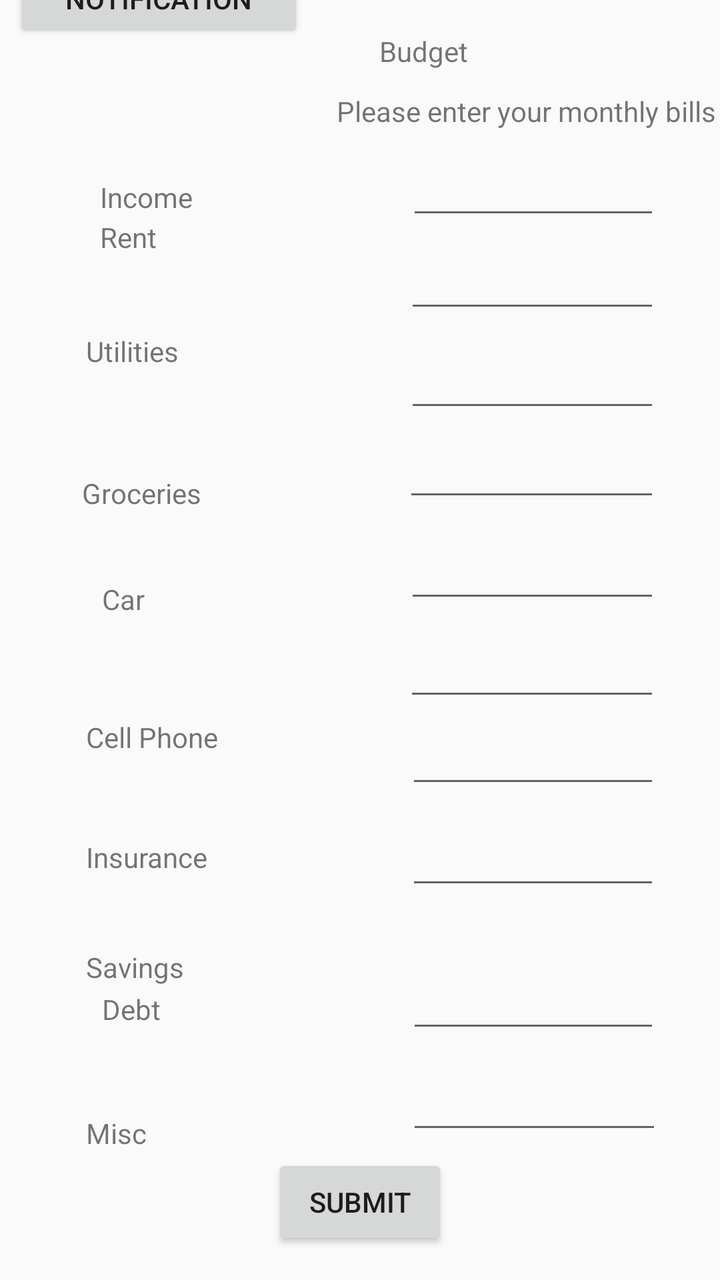
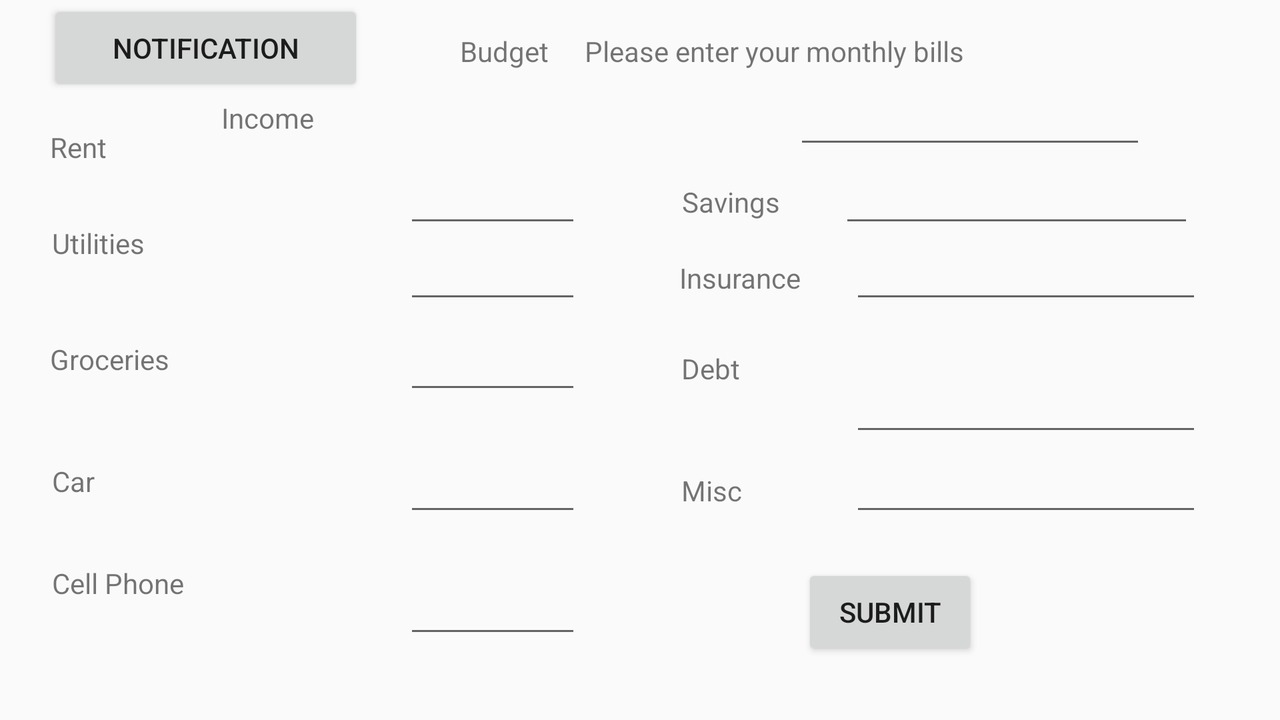

First picture: res/layout/ on a phone held upright. Second picture: the repository's own variant of that layout, on a device whose configuration matches the variant's folder. Source for both follows.
<!-- AndroidManifest.xml: application theme Theme.AppCompat.DayNight.DarkActionBar -->
<!-- res/layout/activity_main.xml -->
<?xml version="1.0" encoding="utf-8"?>
<androidx.constraintlayout.widget.ConstraintLayout xmlns:android="http://schemas.android.com/apk/res/android"
    xmlns:app="http://schemas.android.com/apk/res-auto"
    xmlns:tools="http://schemas.android.com/tools"
    android:layout_width="match_parent"
    android:layout_height="match_parent"
    tools:context=".MainActivity">

    <EditText
        android:id="@+id/inputUtilities"
        android:layout_width="0dp"
        android:layout_height="0dp"
        android:layout_marginEnd="30dp"
        android:layout_marginBottom="12dp"
        android:ems="10"
        android:inputType="number"
        app:layout_constraintBottom_toTopOf="@+id/inputGroceries"
        app:layout_constraintEnd_toEndOf="parent"
        app:layout_constraintStart_toEndOf="@+id/textUtilities"
        app:layout_constraintTop_toBottomOf="@+id/inputRent" />

    <EditText
        android:id="@+id/inputGroceries"
        android:layout_width="0dp"
        android:layout_height="0dp"
        android:layout_marginEnd="30dp"
        android:layout_marginBottom="18dp"
        android:ems="10"
        android:inputType="number"
        app:layout_constraintBottom_toTopOf="@+id/inputCar"
        app:layout_constraintEnd_toEndOf="parent"
        app:layout_constraintStart_toEndOf="@+id/textGroceries"
        app:layout_constraintTop_toBottomOf="@+id/inputUtilities" />

    <EditText
        android:id="@+id/inputCar"
        android:layout_width="0dp"
        android:layout_height="0dp"
        android:layout_marginEnd="30dp"
        android:layout_marginBottom="16dp"
        android:ems="10"
        android:inputType="number"
        app:layout_constraintBottom_toTopOf="@+id/inputCellPhone"
        app:layout_constraintEnd_toEndOf="parent"
        app:layout_constraintStart_toEndOf="@+id/textCar"
        app:layout_constraintTop_toBottomOf="@+id/inputGroceries" />

    <EditText
        android:id="@+id/inputCellPhone"
        android:layout_width="0dp"
        android:layout_height="0dp"
        android:layout_marginEnd="30dp"
        android:layout_marginBottom="11dp"
        android:ems="10"
        android:inputType="number"
        app:layout_constraintBottom_toTopOf="@+id/inputInsurance"
        app:layout_constraintEnd_toEndOf="parent"
        app:layout_constraintStart_toEndOf="@+id/textCellPhone"
        app:layout_constraintTop_toBottomOf="@+id/inputCar" />

    <EditText
        android:id="@+id/inputInsurance"
        android:layout_width="0dp"
        android:layout_height="0dp"
        android:layout_marginEnd="30dp"
        android:layout_marginBottom="18dp"
        android:ems="10"
        android:inputType="number"
        app:layout_constraintBottom_toTopOf="@+id/inputSavings"
        app:layout_constraintEnd_toEndOf="parent"
        app:layout_constraintStart_toEndOf="@+id/textInsurance"
        app:layout_constraintTop_toBottomOf="@+id/inputCellPhone" />

    <EditText
        android:id="@+id/inputSavings"
        android:layout_width="0dp"
        android:layout_height="0dp"
        android:layout_marginEnd="30dp"
        android:layout_marginBottom="39dp"
        android:ems="10"
        android:inputType="number"
        app:layout_constraintBottom_toTopOf="@+id/inputDebt"
        app:layout_constraintEnd_toEndOf="parent"
        app:layout_constraintStart_toEndOf="@+id/textSavings"
        app:layout_constraintTop_toBottomOf="@+id/inputInsurance" />

    <EditText
        android:id="@+id/inputDebt"
        android:layout_width="0dp"
        android:layout_height="0dp"
        android:layout_marginEnd="30dp"
        android:layout_marginBottom="18dp"
        android:ems="10"
        android:inputType="number"
        app:layout_constraintBottom_toTopOf="@+id/inputMisc"
        app:layout_constraintEnd_toEndOf="parent"
        app:layout_constraintStart_toEndOf="@+id/textDebt"
        app:layout_constraintTop_toBottomOf="@+id/inputSavings" />

    <EditText
        android:id="@+id/inputMisc"
        android:layout_width="0dp"
        android:layout_height="0dp"
        android:layout_marginEnd="29dp"
        android:layout_marginBottom="5dp"
        android:ems="10"
        android:inputType="number"
        app:layout_constraintBottom_toTopOf="@+id/buttonSubmit"
        app:layout_constraintEnd_toEndOf="parent"
        app:layout_constraintStart_toEndOf="@+id/textMisc"
        app:layout_constraintTop_toBottomOf="@+id/inputDebt" />

    <TextView
        android:id="@+id/textGroceries"
        android:layout_width="wrap_content"
        android:layout_height="wrap_content"
        android:layout_marginStart="41dp"
        android:layout_marginEnd="101dp"
        android:layout_marginBottom="431dp"
        android:text="Groceries"
        app:layout_constraintBottom_toBottomOf="parent"
        app:layout_constraintEnd_toStartOf="@+id/inputGroceries"
        app:layout_constraintStart_toStartOf="parent"
        app:layout_constraintTop_toBottomOf="@+id/notify" />

    <TextView
        android:id="@+id/textCar"
        android:layout_width="wrap_content"
        android:layout_height="wrap_content"
        android:layout_marginStart="51dp"
        android:layout_marginTop="34dp"
        android:layout_marginEnd="130dp"
        android:text="Car"
        app:layout_constraintEnd_toStartOf="@+id/inputCar"
        app:layout_constraintStart_toStartOf="parent"
        app:layout_constraintTop_toBottomOf="@+id/textGroceries" />

    <TextView
        android:id="@+id/textCellPhone"
        android:layout_width="wrap_content"
        android:layout_height="wrap_content"
        android:layout_marginStart="43dp"
        android:layout_marginTop="50dp"
        android:layout_marginEnd="93dp"
        android:text="Cell Phone"
        app:layout_constraintEnd_toStartOf="@+id/inputCellPhone"
        app:layout_constraintStart_toStartOf="parent"
        app:layout_constraintTop_toBottomOf="@+id/textCar" />

    <TextView
        android:id="@+id/textInsurance"
        android:layout_width="wrap_content"
        android:layout_height="wrap_content"
        android:layout_marginStart="43dp"
        android:layout_marginTop="41dp"
        android:layout_marginEnd="99dp"
        android:text="Insurance"
        app:layout_constraintEnd_toStartOf="@+id/inputInsurance"
        app:layout_constraintStart_toStartOf="parent"
        app:layout_constraintTop_toBottomOf="@+id/textCellPhone" />

    <TextView
        android:id="@+id/textSavings"
        android:layout_width="wrap_content"
        android:layout_height="wrap_content"
        android:layout_marginStart="43dp"
        android:layout_marginTop="36dp"
        android:layout_marginEnd="111dp"
        android:text="Savings"
        app:layout_constraintEnd_toStartOf="@+id/inputSavings"
        app:layout_constraintStart_toStartOf="parent"
        app:layout_constraintTop_toBottomOf="@+id/textInsurance" />

    <TextView
        android:id="@+id/textDebt"
        android:layout_width="wrap_content"
        android:layout_height="wrap_content"
        android:layout_marginStart="51dp"
        android:layout_marginEnd="123dp"
        android:layout_marginBottom="43dp"
        android:text="Debt"
        app:layout_constraintBottom_toTopOf="@+id/textMisc"
        app:layout_constraintEnd_toStartOf="@+id/inputDebt"
        app:layout_constraintStart_toStartOf="parent" />

    <TextView
        android:id="@+id/textMisc"
        android:layout_width="wrap_content"
        android:layout_height="wrap_content"
        android:layout_marginStart="43dp"
        android:layout_marginEnd="130dp"
        android:layout_marginBottom="64dp"
        android:text="Misc"
        app:layout_constraintBottom_toBottomOf="parent"
        app:layout_constraintEnd_toStartOf="@+id/inputMisc"
        app:layout_constraintStart_toStartOf="parent" />

    <TextView
        android:id="@+id/textUtilities"
        android:layout_width="wrap_content"
        android:layout_height="wrap_content"
        android:layout_marginStart="43dp"
        android:layout_marginEnd="113dp"
        android:layout_marginBottom="52dp"
        android:text="Utilities"
        app:layout_constraintBottom_toTopOf="@+id/textGroceries"
        app:layout_constraintEnd_toStartOf="@+id/inputUtilities"
        app:layout_constraintStart_toStartOf="parent" />

    <TextView
        android:id="@+id/textBudget"
        android:layout_width="wrap_content"
        android:layout_height="wrap_content"
        android:layout_marginTop="16dp"
        android:layout_marginEnd="126dp"
        android:layout_marginBottom="11dp"
        android:text="Budget"
        app:layout_constraintBottom_toTopOf="@+id/textView11"
        app:layout_constraintEnd_toEndOf="parent"
        app:layout_constraintHorizontal_bias="1.0"
        app:layout_constraintStart_toEndOf="@+id/notify"
        app:layout_constraintStart_toStartOf="parent"
        app:layout_constraintTop_toTopOf="parent" />

    <TextView
        android:id="@+id/textRent"
        android:layout_width="wrap_content"
        android:layout_height="wrap_content"
        android:layout_marginStart="50dp"
        android:layout_marginEnd="124dp"
        android:layout_marginBottom="38dp"
        android:text="Rent"
        app:layout_constraintBottom_toTopOf="@+id/textUtilities"
        app:layout_constraintEnd_toStartOf="@+id/inputRent"
        app:layout_constraintStart_toStartOf="parent" />

    <EditText
        android:id="@+id/inputRent"
        android:layout_width="0dp"
        android:layout_height="0dp"
        android:layout_marginEnd="30dp"
        android:layout_marginBottom="17dp"
        android:ems="10"
        android:inputType="number"
        app:layout_constraintBottom_toTopOf="@+id/inputUtilities"
        app:layout_constraintEnd_toEndOf="parent"
        app:layout_constraintStart_toEndOf="@+id/textRent"
        app:layout_constraintTop_toBottomOf="@+id/inputIncome" />

    <EditText
        android:id="@+id/inputIncome"
        android:layout_width="0dp"
        android:layout_height="0dp"
        android:layout_marginEnd="30dp"
        android:layout_marginBottom="14dp"
        android:ems="10"
        android:inputType="number"
        app:layout_constraintBottom_toTopOf="@+id/inputRent"
        app:layout_constraintEnd_toEndOf="parent"
        app:layout_constraintStart_toEndOf="@+id/textIncome"
        app:layout_constraintTop_toBottomOf="@+id/textView11" />

    <TextView
        android:id="@+id/textView11"
        android:layout_width="wrap_content"
        android:layout_height="wrap_content"
        android:layout_marginStart="72dp"
        android:layout_marginBottom="17dp"
        android:text="Please enter your monthly bills"
        app:layout_constraintBottom_toTopOf="@+id/inputIncome"
        app:layout_constraintStart_toEndOf="@+id/textIncome"
        app:layout_constraintTop_toBottomOf="@+id/textBudget" />

    <TextView
        android:id="@+id/textIncome"
        android:layout_width="wrap_content"
        android:layout_height="wrap_content"
        android:layout_marginStart="50dp"
        android:layout_marginTop="24dp"
        android:layout_marginEnd="107dp"
        android:text="Income"
        app:layout_constraintEnd_toStartOf="@+id/inputIncome"
        app:layout_constraintStart_toStartOf="parent"
        app:layout_constraintTop_toBottomOf="@+id/textView11" />

    <Button
        android:id="@+id/notify"
        android:layout_width="145dp"
        android:layout_height="44dp"
        android:layout_marginStart="7dp"
        android:layout_marginTop="24dp"
        android:layout_marginEnd="86dp"
        android:layout_marginBottom="216dp"
        android:text="Notification"
        app:layout_constraintBottom_toTopOf="@+id/textGroceries"
        app:layout_constraintEnd_toStartOf="@+id/textBudget"
        app:layout_constraintHorizontal_bias="0.0"
        app:layout_constraintStart_toStartOf="parent"
        app:layout_constraintTop_toTopOf="parent" />

    <Button
        android:id="@+id/buttonSubmit"
        android:layout_width="wrap_content"
        android:layout_height="wrap_content"
        android:layout_marginBottom="15dp"
        android:onClick="launchBillsActivity"
        android:text="Submit"
        app:layout_constraintBottom_toBottomOf="parent"
        app:layout_constraintEnd_toEndOf="parent"
        app:layout_constraintStart_toStartOf="parent"
        app:layout_constraintTop_toBottomOf="@+id/inputMisc" />
</androidx.constraintlayout.widget.ConstraintLayout>
<!-- resources referenced by this layout -->
<resources>

</resources>
<!-- res/layout-land/activity_main.xml (the repository's variant of the layout above) -->
<!-- drawn on the phone turned sideways -->
<?xml version="1.0" encoding="utf-8"?>
<androidx.constraintlayout.widget.ConstraintLayout xmlns:android="http://schemas.android.com/apk/res/android"
    xmlns:app="http://schemas.android.com/apk/res-auto"
    xmlns:tools="http://schemas.android.com/tools"
    android:layout_width="match_parent"
    android:layout_height="match_parent"
    tools:context=".MainActivity">

    <EditText
        android:id="@+id/inputUtilities"
        android:layout_width="0dp"
        android:layout_height="42dp"
        android:layout_marginTop="51dp"
        android:layout_marginBottom="58dp"
        android:ems="10"
        android:inputType="number"
        app:layout_constraintBottom_toBottomOf="@+id/inputGroceries"
        app:layout_constraintEnd_toEndOf="@+id/inputGroceries"
        app:layout_constraintStart_toStartOf="@+id/inputGroceries"
        app:layout_constraintTop_toTopOf="@+id/inputRent" />

    <EditText
        android:id="@+id/inputGroceries"
        android:layout_width="0dp"
        android:layout_height="42dp"
        android:layout_marginStart="110dp"
        android:layout_marginTop="48dp"
        android:layout_marginEnd="110dp"
        android:layout_marginBottom="48dp"
        android:ems="10"
        android:inputType="number"
        app:layout_constraintBottom_toBottomOf="@+id/textCar"
        app:layout_constraintEnd_toEndOf="@+id/textInsurance"
        app:layout_constraintStart_toEndOf="@+id/textCellPhone"
        app:layout_constraintTop_toTopOf="@+id/textUtilities" />

    <EditText
        android:id="@+id/inputCar"
        android:layout_width="0dp"
        android:layout_height="42dp"
        android:layout_marginTop="61dp"
        android:layout_marginBottom="61dp"
        android:ems="10"
        android:inputType="number"
        app:layout_constraintBottom_toBottomOf="@+id/inputCellPhone"
        app:layout_constraintEnd_toEndOf="@+id/inputGroceries"
        app:layout_constraintStart_toStartOf="@+id/inputGroceries"
        app:layout_constraintTop_toTopOf="@+id/inputGroceries" />

    <EditText
        android:id="@+id/inputCellPhone"
        android:layout_width="0dp"
        android:layout_height="42dp"
        android:layout_marginBottom="36dp"
        android:ems="10"
        android:inputType="number"
        app:layout_constraintBottom_toBottomOf="parent"
        app:layout_constraintEnd_toEndOf="@+id/inputCar"
        app:layout_constraintStart_toStartOf="@+id/inputCar" />

    <EditText
        android:id="@+id/inputInsurance"
        android:layout_width="0dp"
        android:layout_height="0dp"
        android:ems="10"
        android:inputType="number"
        app:layout_constraintBottom_toBottomOf="@+id/inputUtilities"
        app:layout_constraintEnd_toEndOf="@+id/inputDebt"
        app:layout_constraintStart_toStartOf="@+id/inputDebt"
        app:layout_constraintTop_toTopOf="@+id/inputUtilities" />

    <EditText
        android:id="@+id/inputSavings"
        android:layout_width="0dp"
        android:layout_height="42dp"
        android:layout_marginStart="19dp"
        android:layout_marginTop="67dp"
        android:layout_marginEnd="4dp"
        android:layout_marginBottom="67dp"
        android:ems="10"
        android:inputType="number"
        app:layout_constraintBottom_toTopOf="@+id/inputGroceries"
        app:layout_constraintEnd_toEndOf="@+id/inputInsurance"
        app:layout_constraintStart_toEndOf="@+id/textInsurance"
        app:layout_constraintTop_toBottomOf="@+id/textView11" />

    <EditText
        android:id="@+id/inputDebt"
        android:layout_width="0dp"
        android:layout_height="42dp"
        android:layout_marginTop="39dp"
        android:layout_marginBottom="38dp"
        android:ems="10"
        android:inputType="number"
        app:layout_constraintBottom_toBottomOf="@+id/textMisc"
        app:layout_constraintEnd_toEndOf="@+id/inputMisc"
        app:layout_constraintStart_toStartOf="@+id/inputMisc"
        app:layout_constraintTop_toBottomOf="@+id/textInsurance" />

    <EditText
        android:id="@+id/inputMisc"
        android:layout_width="0dp"
        android:layout_height="42dp"
        android:layout_marginStart="24dp"
        android:layout_marginTop="19dp"
        android:layout_marginEnd="39dp"
        android:layout_marginBottom="19dp"
        android:ems="10"
        android:inputType="number"
        app:layout_constraintBottom_toTopOf="@+id/buttonSubmit"
        app:layout_constraintEnd_toEndOf="parent"
        app:layout_constraintStart_toStartOf="@+id/buttonSubmit"
        app:layout_constraintTop_toBottomOf="@+id/inputGroceries" />

    <TextView
        android:id="@+id/textGroceries"
        android:layout_width="wrap_content"
        android:layout_height="wrap_content"
        android:layout_marginStart="25dp"
        android:layout_marginTop="39dp"
        android:text="Groceries"
        app:layout_constraintStart_toStartOf="parent"
        app:layout_constraintTop_toBottomOf="@+id/textUtilities" />

    <TextView
        android:id="@+id/textCar"
        android:layout_width="wrap_content"
        android:layout_height="wrap_content"
        android:layout_marginStart="26dp"
        android:layout_marginBottom="32dp"
        android:text="Car"
        app:layout_constraintBottom_toTopOf="@+id/textCellPhone"
        app:layout_constraintStart_toStartOf="parent" />

    <TextView
        android:id="@+id/textCellPhone"
        android:layout_width="wrap_content"
        android:layout_height="wrap_content"
        android:layout_marginStart="26dp"
        android:layout_marginBottom="59dp"
        android:text="Cell Phone"
        app:layout_constraintBottom_toBottomOf="parent"
        app:layout_constraintStart_toStartOf="parent" />

    <TextView
        android:id="@+id/textInsurance"
        android:layout_width="wrap_content"
        android:layout_height="wrap_content"
        android:text="Insurance"
        app:layout_constraintBaseline_toBaselineOf="@+id/inputInsurance"
        app:layout_constraintEnd_toEndOf="@+id/textDebt"
        app:layout_constraintStart_toEndOf="@+id/textDebt" />

    <TextView
        android:id="@+id/textSavings"
        android:layout_width="wrap_content"
        android:layout_height="wrap_content"
        android:layout_marginEnd="7dp"
        android:text="Savings"
        app:layout_constraintBaseline_toBaselineOf="@+id/inputSavings"
        app:layout_constraintEnd_toStartOf="@+id/inputIncome" />

    <TextView
        android:id="@+id/textDebt"
        android:layout_width="wrap_content"
        android:layout_height="wrap_content"
        android:text="Debt"
        app:layout_constraintBaseline_toBaselineOf="@+id/inputGroceries"
        app:layout_constraintStart_toStartOf="@+id/textMisc" />

    <TextView
        android:id="@+id/textMisc"
        android:layout_width="wrap_content"
        android:layout_height="wrap_content"
        android:layout_marginEnd="30dp"
        android:text="Misc"
        app:layout_constraintBaseline_toBaselineOf="@+id/inputCar"
        app:layout_constraintEnd_toStartOf="@+id/buttonSubmit" />

    <TextView
        android:id="@+id/textUtilities"
        android:layout_width="wrap_content"
        android:layout_height="wrap_content"
        android:layout_marginStart="26dp"
        android:layout_marginTop="29dp"
        android:text="Utilities"
        app:layout_constraintStart_toStartOf="parent"
        app:layout_constraintTop_toBottomOf="@+id/textRent" />

    <TextView
        android:id="@+id/textBudget"
        android:layout_width="wrap_content"
        android:layout_height="wrap_content"
        android:layout_marginStart="28dp"
        android:layout_marginTop="16dp"
        android:text="Budget"
        app:layout_constraintStart_toStartOf="@+id/inputRent"
        app:layout_constraintTop_toTopOf="parent" />

    <TextView
        android:id="@+id/textRent"
        android:layout_width="wrap_content"
        android:layout_height="wrap_content"
        android:layout_marginStart="25dp"
        android:layout_marginTop="115dp"
        android:layout_marginBottom="277dp"
        android:text="Rent"
        app:layout_constraintBottom_toBottomOf="parent"
        app:layout_constraintStart_toStartOf="parent"
        app:layout_constraintTop_toBottomOf="@+id/notify" />

    <TextView
        android:id="@+id/textIncome"
        android:layout_width="wrap_content"
        android:layout_height="wrap_content"
        android:layout_marginTop="62dp"
        android:layout_marginEnd="45dp"
        android:layout_marginBottom="63dp"
        android:text="Income"
        app:layout_constraintBottom_toBottomOf="@+id/inputRent"
        app:layout_constraintEnd_toStartOf="@+id/inputRent"
        app:layout_constraintTop_toTopOf="parent" />

    <EditText
        android:id="@+id/inputRent"
        android:layout_width="0dp"
        android:layout_height="42dp"
        android:layout_marginTop="67dp"
        android:layout_marginBottom="67dp"
        android:ems="10"
        android:inputType="number"
        app:layout_constraintBottom_toTopOf="@+id/inputGroceries"
        app:layout_constraintEnd_toEndOf="@+id/inputUtilities"
        app:layout_constraintStart_toStartOf="@+id/inputUtilities"
        app:layout_constraintTop_toBottomOf="@+id/textBudget" />

    <TextView
        android:id="@+id/textView11"
        android:layout_width="wrap_content"
        android:layout_height="wrap_content"
        android:layout_marginTop="16dp"
        android:layout_marginEnd="91dp"
        android:text="Please enter your monthly bills"
        app:layout_constraintEnd_toEndOf="@+id/inputIncome"
        app:layout_constraintTop_toTopOf="parent" />

    <EditText
        android:id="@+id/inputIncome"
        android:layout_width="0dp"
        android:layout_height="42dp"
        android:layout_marginStart="27dp"
        android:layout_marginTop="50dp"
        android:layout_marginEnd="28dp"
        android:layout_marginBottom="52dp"
        android:ems="10"
        android:inputType="number"
        app:layout_constraintBottom_toBottomOf="@+id/inputSavings"
        app:layout_constraintEnd_toEndOf="@+id/inputInsurance"
        app:layout_constraintStart_toEndOf="@+id/textDebt"
        app:layout_constraintTop_toTopOf="parent" />

    <Button
        android:id="@+id/notify"
        android:layout_width="158dp"
        android:layout_height="0dp"
        android:layout_marginEnd="48dp"
        android:layout_marginBottom="52dp"
        android:text="Notification"
        app:layout_constraintBottom_toTopOf="@+id/textRent"
        app:layout_constraintEnd_toStartOf="@+id/textBudget" />

    <Button
        android:id="@+id/buttonSubmit"
        android:layout_width="wrap_content"
        android:layout_height="wrap_content"
        android:layout_marginEnd="151dp"
        android:layout_marginBottom="30dp"
        android:text="Submit"
        app:layout_constraintBottom_toBottomOf="parent"
        app:layout_constraintEnd_toEndOf="parent" />
</androidx.constraintlayout.widget.ConstraintLayout>
